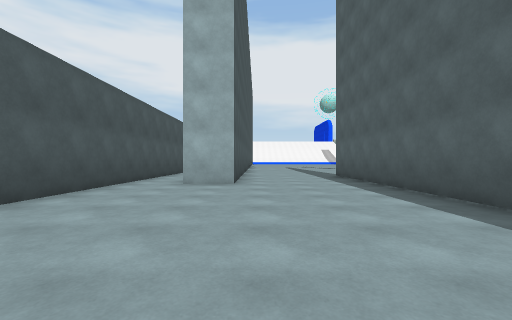
[1] (above)

19 first-person views from a walk through a Unity game level. The camera is 1.2 m above the floor, looks level and sees 90° across. The floor is counted in squares, 2 m on a side. Each view is taken from the middle of a square. On the plan, view 1 faces up. The plan holds only what a view shows up to about 9 squares ahead; the rest is blank. The place goes on beyond the plan. Some animated figures are not drawn.

[2]
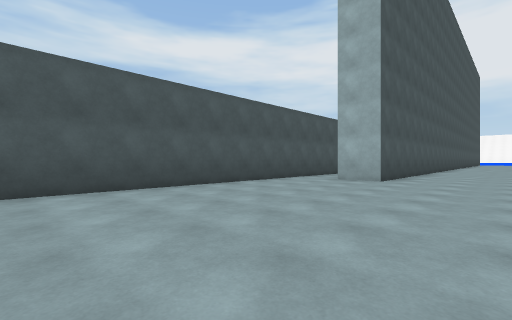

[3]
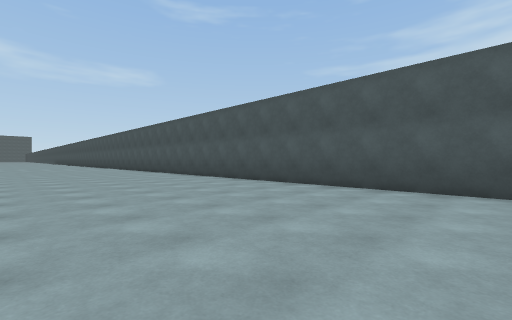

[4]
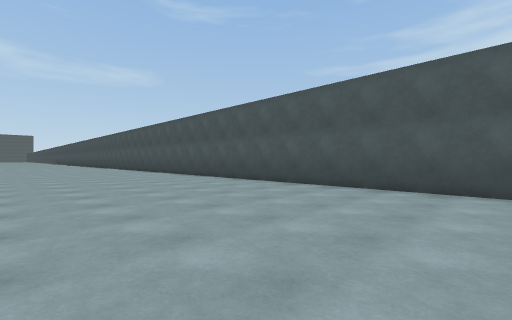

[5]
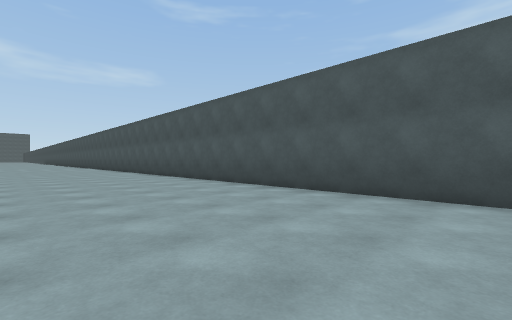

[6]
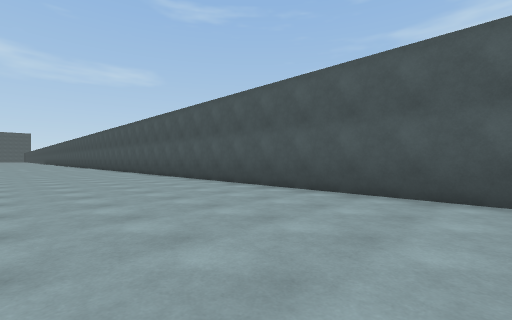

[7]
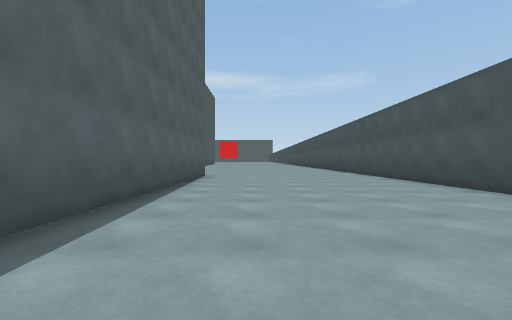

[8]
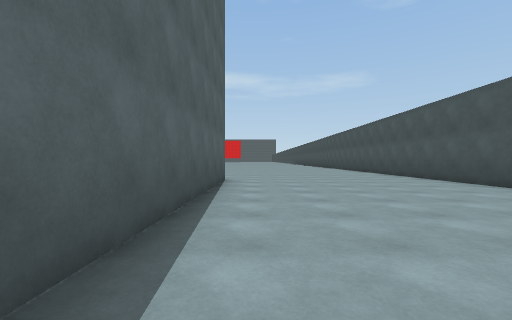

[9]
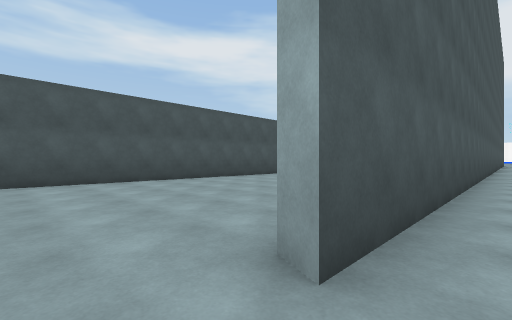

[10]
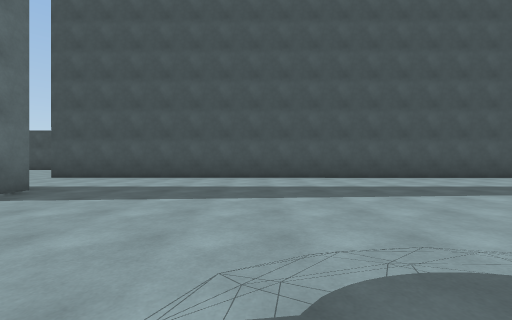

[11]
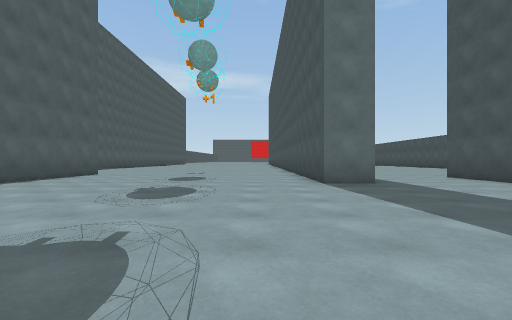

[12]
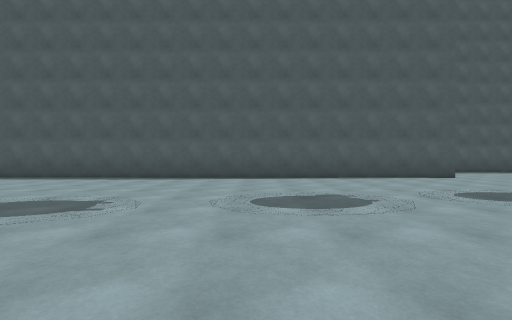

[13]
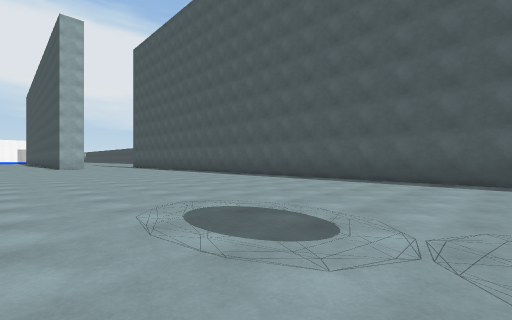

[14]
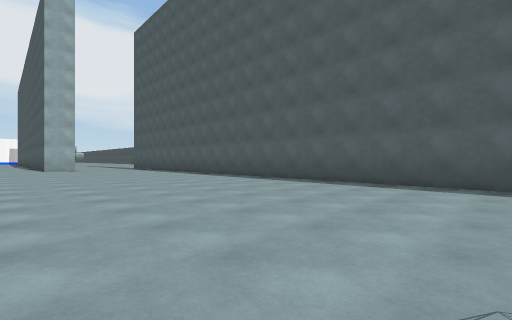

[15]
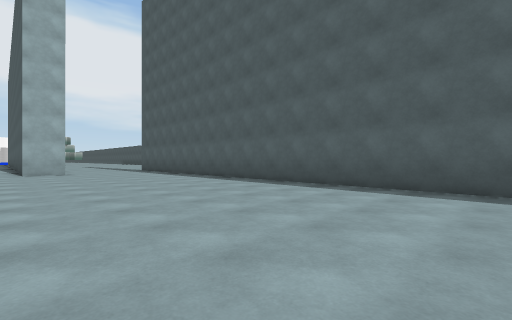

[16]
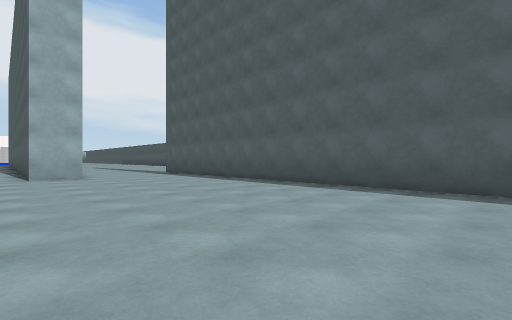

[17]
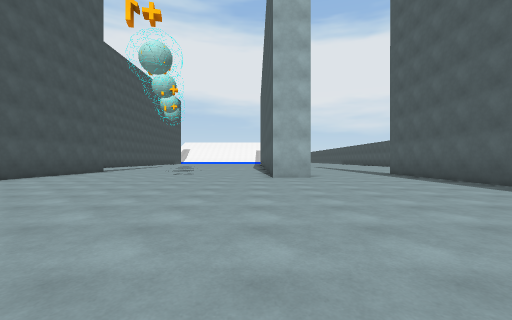

[18]
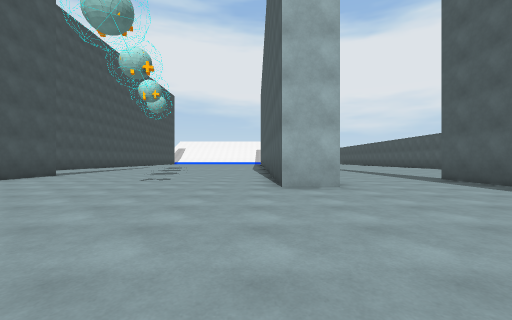

[19]
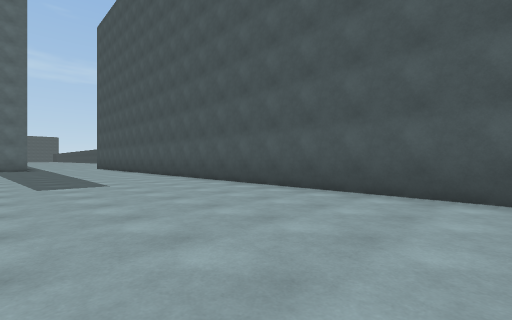

### Floor plan
Points are (right, up) in squares from view 1. A wall is a line through its corners. A room is listed if a view was taken in it or the views show most of it. See-through windows are left out.
Room 1 (views 1, 2, 3, 4, 5, 6, 7, 8)
walls: (3, 3) (3.1, 9.1); (3.3, -22.9) (2.9, -22.7) (3, -14.9); (-0.5, 9.2) (-0.5, 6.4) (-1.9, 6.4); (-3.4, 9) (-3.4, -24)
ways out: opening at (3, -23.5) to room 2
Room 2 (views 9, 10, 11, 12, 13, 14, 15, 16, 17, 18, 19)
walls: (3.4, -2.9) (3.3, -22.9); (13, 5.6) (11.6, 5.6) (11.6, 8.8); (7, -20.4) (8.3, -20.4) (8.3, -23); (3.5, 9.1) (3.5, 4.5); (16.6, -24.5) (16.7, 7.9)
ways out: opening at (3, -23.5) to room 1; opening at (17, 8.5)

Where each view was taken, in squares from view 1:
view 1: 0 up, 0 right, facing up
view 2: 1 down, 2 right, facing up-left
view 3: 1 up, 2 right, facing down-left
view 4: 4 down, 2 right, facing down-left
view 5: 9 down, 1 right, facing down-left
view 6: 12 down, 1 right, facing down-left
view 7: 13 down, 1 right, facing down
view 8: 15 down, 2 right, facing down
view 9: 24 down, 4 right, facing up-left
view 10: 16 down, 12 right, facing left
view 11: 14 down, 10 right, facing down
view 12: 18 down, 8 right, facing right
view 13: 14 down, 9 right, facing up-right
view 14: 11 down, 10 right, facing up-right
view 15: 7 down, 11 right, facing up-right
view 16: 4 down, 11 right, facing up-right
view 17: 3 down, 11 right, facing up
view 18: 0 up, 11 right, facing up
view 19: 3 down, 8 right, facing down-left
